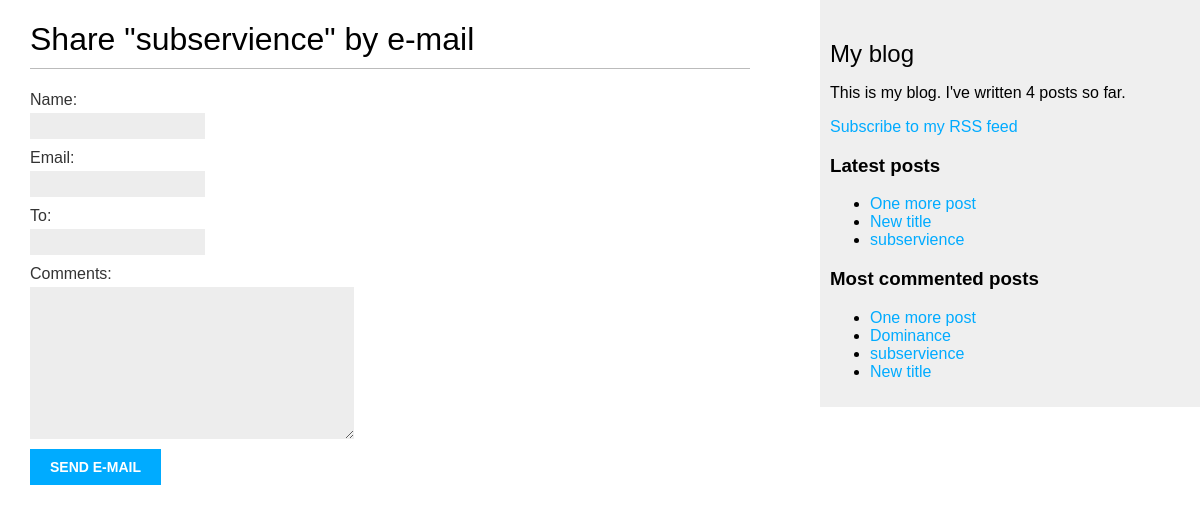
Before: /blog/2/share/ with the older database file.
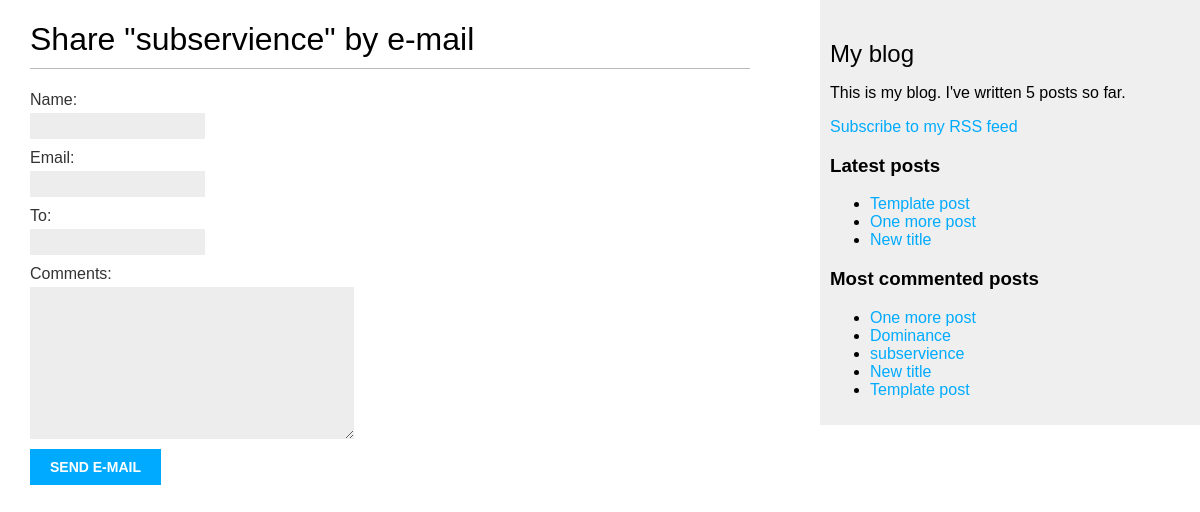
After: the same page with the newer database file.
### blog/models.py (models this page shows, shortened)
class Post(models.Model):
    class Status(models.TextChoices): # this class tells whether the post is published or a draft, this is an enumeration class.
        DRAFT = 'DF', 'Draft' # this follows the format 'choice e.g DF', "human-readable format e.g Draft"
        PUBLISHED = 'PB', 'Published'
    title = models.CharField(max_length=250)
    slug = models.SlugField(max_length=250, unique_for_date='publish') # this ensures that the same slug and publish date are not stored for many posts
    author = models.ForeignKey(     #foreign key is used to relate our post model with the default user model, thus creating a user account
        settings.AUTH_USER_MODEL, # a user can write any number of posts
        on_delete=models.CASCADE, # if a user is deleted, all related posts are also deleted
        related_name='blog_posts' # this is the reverse relationship from user to posts i.e user.blog_posts accesses the user's posts
    )
    body = models.TextField()
    publish = models.DateTimeField(default=timezone.now) # same as: publish = models.DateTimeField(db_default=Now())
    created = models.DateTimeField(auto_now_add=True)
    updated = models.DateTimeField(auto_now=True)
    status = models.CharField(  #an instance of the status class defined above
        max_length=2,
        choices=Status,
        default=Status.DRAFT
    )
    objects = models.Manager() # the default manager
    published = PublishedManager() # Our custom manager
    tags = TaggableManager() # allows us to add,retrieve and remove tags from post objects
    class Meta: # define our own ordering for the posts
        ordering = ['-publish'] # order depends on the publish field and its in reverse chronological order
        indexes = [
            models.Index(fields=['-publish']),
        ] # please take note that this index ordering is not supported for MySQL
    def get_absolute_url(self):
        return reverse(
            'blog:post_detail',
            args=[
                self.publish.year,
                self.publish.month,
                self.publish.day,
                self.slug
        ]
    )

### blog/views.py (the view)
# urls.py: path('<int:post_id>/share/', views.post_share, name='post_share'),
def post_share(request, post_id):
    post = get_object_or_404(
        Post,
        id=post_id,
        status=Post.Status.PUBLISHED
    )
    sent = False
    if request.method == 'POST':
        form = EmailPostForm(request.POST)
        if form.is_valid():
            cd = form.cleaned_data
            post_url = request.build_absolute_uri(
                post.get_absolute_url()
            )
            subject = (
                f"{cd['name']} ({cd['email']}) "
                f"recommends you read {post.title}"
            )
            message = (
                f"Read {post.title} at {post_url}\n\n"
                f"{cd['name']}\'s comments: {cd['comments']}"
            )
            send_mail(
                subject=subject,
                message=message,
                from_email=None,
                recipient_list=[cd['to']]
            )
            sent = True
    else:
        form = EmailPostForm()
    return render(
        request,
        'blog/post/share.html',
        {
            'post': post,
            'form': form,
            'sent': sent
        }
    )

### blog/forms.py
class EmailPostForm(forms.Form):
    name = forms.CharField(max_length=25)
    email = forms.EmailField()
    to = forms.EmailField()
    comments = forms.CharField(
        required=False,
        widget=forms.Textarea
    )

### blog/models.py (called while the page is built)
    def get_queryset(self):
        return (
            super().get_queryset().filter(status=Post.Status.PUBLISHED)
        )

### blog/templatetags/blog_tags.py (called while the page is built)
@register.simple_tag
def total_posts():
    return Post.published.count()

@register.inclusion_tag('blog/post/latest_posts.html')
def show_latest_posts(count=5):
    latest_posts = Post.published.order_by('-publish')[:count]
    return {'latest_posts': latest_posts}

@register.simple_tag
def get_most_commented_posts(count=5):
    return Post.published.annotate(
        total_comments=Count('comments')
    ).order_by('-total_comments')[:count]

### blog/templates/blog/post/share.html (shortened to what this page needs)
{% extends 'blog/base.html' %}
{% block content %}
  {% if sent %}
    <h1>E-mail successfully sent</h1>
    <p>
      "{{ post.title }}" was successfully sent to {{ form.cleaned_data.to }}.
    </p>
  {% else %}
    <h1>Share "{{ post.title }}" by e-mail</h1>
    <form method="post">
      {{ form.as_p }}
      <input type="submit" value="Send e-mail">
    </form>
  {% endif %}
{% endblock %}

### blog/templates/blog/base.html (shortened to what this page needs)
{% load blog_tags %}
{% load static %}
<!DOCTYPE html>
<html>
<head>
  <link href="{% static "css/blog.css" %}" rel="stylesheet">
</head>
<body>
  <div id="content">
    {% block content %}
    {% endblock %}
  </div>
  <div id="sidebar">
    <h2>My blog</h2>
    <p>This is my blog.
       I've written {% total_posts %} posts so far.
    </p>
    <p>
      <a href="{% url "blog:post_feed" %}">
        Subscribe to my RSS feed
      </a>
    </p>
    <h3>Latest posts</h3>
    {% show_latest_posts 3 %}
    <h3>Most commented posts</h3>
    {% get_most_commented_posts as most_commented_posts %}
    <ul>
      {% for post in most_commented_posts %}
        <li>
          <a href="{{ post.get_absolute_url }}">{{ post.title }}</a>
        </li>
      {% endfor %}
    </ul>
  </div>
</body>
</html>

### blog/templates/blog/post/latest_posts.html
<ul>
  {% for post in latest_posts %}
    <li>
      <a href="{{ post.get_absolute_url }}">{{ post.title }}</a>
    </li>
  {% endfor %}
</ul>

### blog/static/css/blog.css (style rules this page uses)
body { margin:0; padding:0; font-family:helvetica, sans-serif; }
a { color:#00abff; text-decoration:none; }
h1 { font-weight:normal; border-bottom:1px solid #bbb; padding:0 0 10px 0; }
h2 { font-weight:normal; margin:30px 0 0; }
#content { float:left; width:60%; padding:0 0 0 30px; }
#sidebar { float:right; width:30%; padding:10px; background:#efefef; height:100%; }
label { float:left; clear:both; color:#333; margin-bottom:4px; }
input, textarea { clear:both; float:left; margin:0 0 10px; background:#ededed; border:0; padding:6px 10px; font-size:12px; }
input[type=submit] { font-weight:bold; background:#00abff; color:#fff; padding:10px 20px; font-size:14px; text-transform:uppercase; }

Changed rows visible on the page:
no longer on one of the page's lists (row edited): Post: title "subservience"
added Post: title "Template post"
Other visible differences:
text no longer shown: "4"
text now shown: "5"
